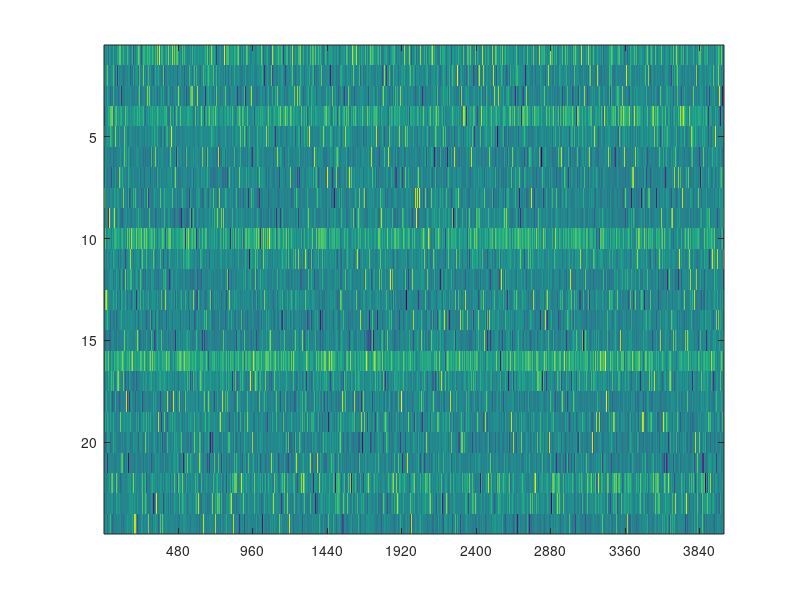

Recreate this plot in MATLAB. (Note: this script raises an error after producing the figure.)
clear 
close all

% load extracted feature matrix for P-2
load data_example

skewness_feature=data.skewness_feature;
channel_label=data.channel_label;


%% z-scoring for each column vector
feature=zscore(skewness_feature);

%% feature visualization
figure;
imagesc(feature)
x_label_1=0:480:length(feature);
x_label_2=x_label_1/60;
set(gca,'xtick',x_label_1,'xticklabels',x_label_2,'FontSize',16,'FontWeight','bold','FontName','TimesNewRoman')
set(gca,'ytick',1:length(channel_label),'yticklabels',channel_label,'FontSize',16,'FontWeight','bold','FontName','TimesNewRoman')

xlabel('Time/min','FontName','TimesNewRoman')

%% evaluate optimal clustering number based on
% elbow method, gap statistic, silhouette score and Davies–Bouldin index
% clustering number from 1-5

eva_elbow=[];
for i=1:5
    i
    [~,~,cluster_sum] = kmeans(feature',i,'Replicates',10);
    eva_elbow=[eva_elbow sum(cluster_sum)/length(feature)];
end

eva_gap = evalclusters(feature','kmeans','gap','KList',1:5);
eva_silhouette = evalclusters(feature','kmeans','silhouette','KList',1:5);
eva_DaviesBouldin = evalclusters(feature','kmeans','DaviesBouldin','KList',1:5);

figure;
subplot(2,2,1)
plot(eva_elbow,'*-')
xlabel('clustering number')
ylabel('Within cluster sum')
subplot(2,2,2)
plot(eva_gap.CriterionValues,'*-')
xlabel('clustering number')
ylabel('Gap')
title('Gap statistic method')
subplot(2,2,3)
plot(eva_silhouette.CriterionValues,'*-')
xlabel('clustering number')
ylabel('silhouette score')
title('Silhouette method')
subplot(2,2,4)
plot(eva_DaviesBouldin.CriterionValues,'*-')
xlabel('clustering number')
ylabel('Davies-Bouldin index')
title('DaviesBouldin method')

%% set optimal clustering number as 3

[idx,C,sumd] = kmeans(feature',3,'Replicates',10);

%% sort cluster centroids with respect to variance
var_C=var(C');

[~,index]=sort(var_C);

%% visualize sorted cluster centroids
figure;
imagesc([C(index(1),:);C(index(2),:);C(index(3),:)]')
set(gca,'xtick',1:3,'xticklabels',{'centroid 1','centroid 2','centroid 3'},'FontSize',16,'FontWeight','bold','FontName','TimesNewRoman')
set(gca,'ytick',1:length(channel_label),'yticklabels',channel_label,'FontSize',16,'FontWeight','bold','FontName','TimesNewRoman')